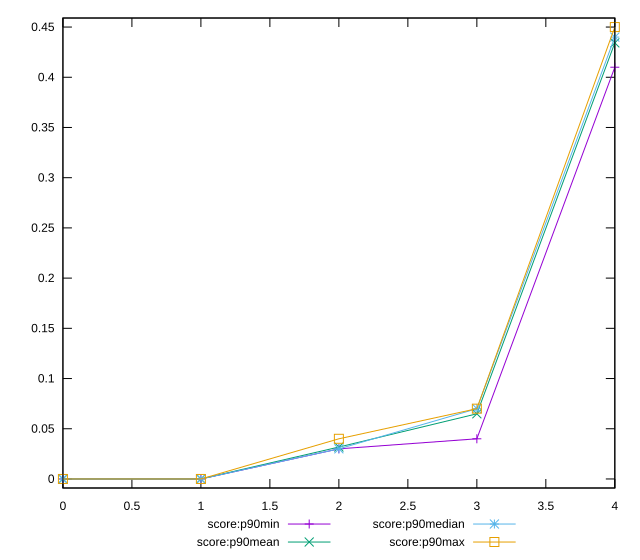

Reproduce this figure in gnuplot.
reset

$scoreP90Min <<EOF
0 0
1 0
2 0.03
3 0.04
4 0.41
EOF

$scoreP90Mean <<EOF
0 0
1 0
2 0.03180851063829783
3 0.06489361702127659
4 0.4342553191489362
EOF

$scoreP90Median <<EOF
0 0
1 0
2 0.03
3 0.07
4 0.44
EOF

$scoreP90Max <<EOF
0 0
1 0
2 0.04
3 0.07
4 0.45
EOF

set key outside below
set xrange [0:4]
set yrange [-0.009000000000000001:0.459]
set trange [-0.009000000000000001:0.459]
set terminal svg size 640, 560 enhanced background rgb 'white'
set output "report_00017_2021-02-10T15-08-03.406Z/largest-contentful-paint/progression/score.svg"

plot $scoreP90Min title "score:p90min" with linespoints, \
     $scoreP90Mean title "score:p90mean" with linespoints, \
     $scoreP90Median title "score:p90median" with linespoints, \
     $scoreP90Max title "score:p90max" with linespoints

reset
